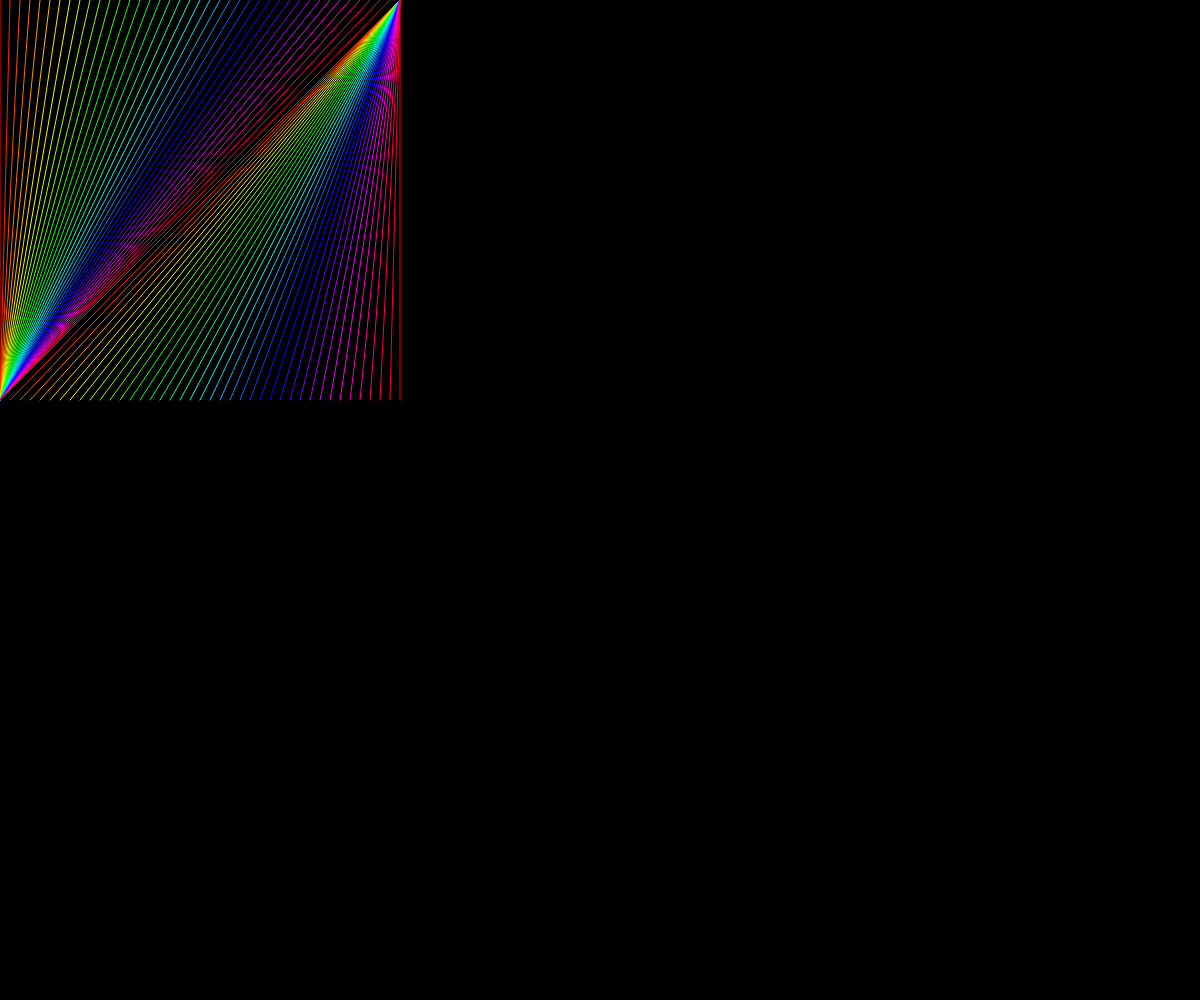
Frame 1 (no input)
Frame 60 (no input): identical to frame 1, image omitted
Frame 120 (the mouse pressed at the canvas centre since frame 60): identical to frame 1, image omitted

The p5.js sketch that drew this single still picture (run headless with seeded random() and noise() and a simulated clock; from frame 60 on, the mouse is pressed at the canvas centre):

// p5.js sketch
// ── sketch.js
function setup() {
  createCanvas(windowWidth, windowHeight);
  colorMode(HSB, 360, 100, 100, 100);
}

function draw() {
  background(0);

  // line(0, 0, 0, 400);
  // line(20, 0, 0, 400);
  // line(40, 0, 0, 400);

  for (let i = 0; i <= 400; i = i + 10) {
    let h = i * (360 / 400);
    stroke(h, 100, 100);
    line(i, 0, 0, 400);
  }

  // line(0, 400, 400, 0);
  // line(20, 400, 400, 0);
  // line(40, 400, 400, 0);

  stroke(0, 100, 100);
  for (let i = 0; i <= 400; i = i + 10) {
    let h = i * (360 / 400);
    stroke(h, 100, 100);
    line(i, 400, 400, 0);
  }

}
